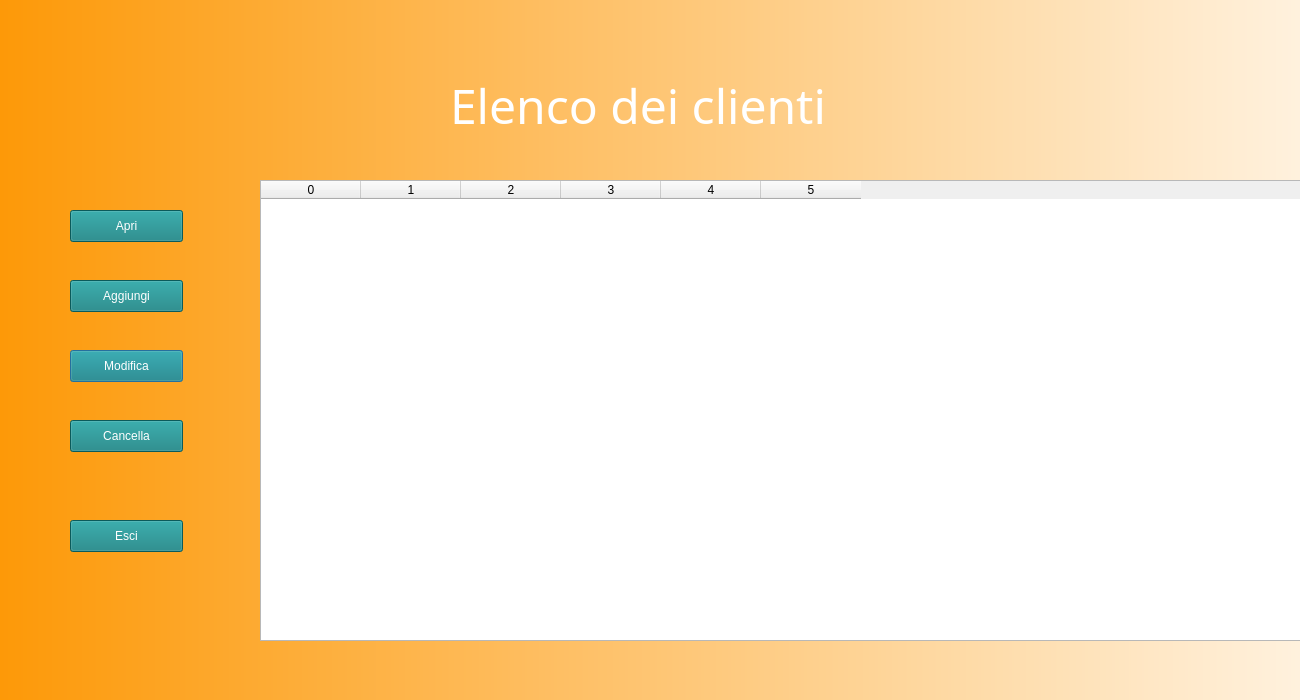
<?xml version="1.0" encoding="UTF-8"?>
<ui version="4.0">
 <class>Dialog</class>
 <widget class="QDialog" name="Dialog">
  <property name="geometry">
   <rect>
    <x>0</x>
    <y>0</y>
    <width>1300</width>
    <height>700</height>
   </rect>
  </property>
  <property name="windowTitle">
   <string>Dialog</string>
  </property>
  <widget class="QWidget" name="bgwidget" native="true">
   <property name="geometry">
    <rect>
     <x>0</x>
     <y>0</y>
     <width>1500</width>
     <height>800</height>
    </rect>
   </property>
   <property name="styleSheet">
    <string notr="true">QWidget#bgwidget{
	background-color: qlineargradient(spread:pad, x1:0, y1:0, x2:1, y2:0, stop:0 rgba(253, 153, 8, 255), stop:1 rgba(255, 255, 255, 255));

}</string>
   </property>
   <widget class="QLabel" name="image">
    <property name="enabled">
     <bool>true</bool>
    </property>
    <property name="geometry">
     <rect>
      <x>-200</x>
      <y>-270</y>
      <width>1800</width>
      <height>1300</height>
     </rect>
    </property>
    <property name="styleSheet">
     <string notr="true">border-radius:50%;
image: url(:/images/1.png);
</string>
    </property>
    <property name="text">
     <string/>
    </property>
    <property name="scaledContents">
     <bool>true</bool>
    </property>
   </widget>
   <widget class="QLabel" name="label">
    <property name="geometry">
     <rect>
      <x>450</x>
      <y>60</y>
      <width>441</width>
      <height>91</height>
     </rect>
    </property>
    <property name="font">
     <font>
      <family>Bangla MN</family>
      <pointsize>36</pointsize>
      <weight>50</weight>
      <italic>false</italic>
      <bold>false</bold>
     </font>
    </property>
    <property name="styleSheet">
     <string notr="true">font: 36pt;
background: transparent;
color: rgb(255,255,255);</string>
    </property>
    <property name="text">
     <string>Elenco dei clienti</string>
    </property>
   </widget>
   <widget class="QPushButton" name="btnModifica">
    <property name="geometry">
     <rect>
      <x>70</x>
      <y>350</y>
      <width>113</width>
      <height>32</height>
     </rect>
    </property>
    <property name="styleSheet">
     <string notr="true">color: rgb(255, 255, 255);
background-color: rgb(16, 128, 128);</string>
    </property>
    <property name="text">
     <string>Modifica</string>
    </property>
   </widget>
   <widget class="QPushButton" name="btnCancella">
    <property name="geometry">
     <rect>
      <x>70</x>
      <y>420</y>
      <width>113</width>
      <height>32</height>
     </rect>
    </property>
    <property name="styleSheet">
     <string notr="true">color: rgb(255, 255, 255);
background-color: rgb(16, 128, 128);</string>
    </property>
    <property name="text">
     <string>Cancella</string>
    </property>
   </widget>
   <widget class="QPushButton" name="btnAggiungi">
    <property name="geometry">
     <rect>
      <x>70</x>
      <y>280</y>
      <width>113</width>
      <height>32</height>
     </rect>
    </property>
    <property name="styleSheet">
     <string notr="true">color: rgb(255, 255, 255);
background-color: rgb(16, 128, 128);</string>
    </property>
    <property name="text">
     <string>Aggiungi</string>
    </property>
   </widget>
   <widget class="QPushButton" name="btnEsci">
    <property name="geometry">
     <rect>
      <x>70</x>
      <y>520</y>
      <width>113</width>
      <height>32</height>
     </rect>
    </property>
    <property name="styleSheet">
     <string notr="true">color: rgb(255, 255, 255);
background-color: rgb(16, 128, 128);</string>
    </property>
    <property name="text">
     <string>Esci</string>
    </property>
   </widget>
   <widget class="QTableWidget" name="tableWidget">
    <property name="geometry">
     <rect>
      <x>260</x>
      <y>180</y>
      <width>1101</width>
      <height>461</height>
     </rect>
    </property>
    <column>
     <property name="text">
      <string>0</string>
     </property>
    </column>
    <column>
     <property name="text">
      <string>1</string>
     </property>
    </column>
    <column>
     <property name="text">
      <string>2</string>
     </property>
    </column>
    <column>
     <property name="text">
      <string>3</string>
     </property>
    </column>
    <column>
     <property name="text">
      <string>4</string>
     </property>
    </column>
    <column>
     <property name="text">
      <string>5</string>
     </property>
    </column>
   </widget>
   <widget class="QPushButton" name="apri">
    <property name="geometry">
     <rect>
      <x>70</x>
      <y>210</y>
      <width>113</width>
      <height>32</height>
     </rect>
    </property>
    <property name="styleSheet">
     <string notr="true">color: rgb(255, 255, 255);
background-color: rgb(16, 128, 128);</string>
    </property>
    <property name="text">
     <string>Apri</string>
    </property>
   </widget>
  </widget>
 </widget>
 <resources>
  <include location="../source.qrc"/>
 </resources>
 <connections/>
</ui>
